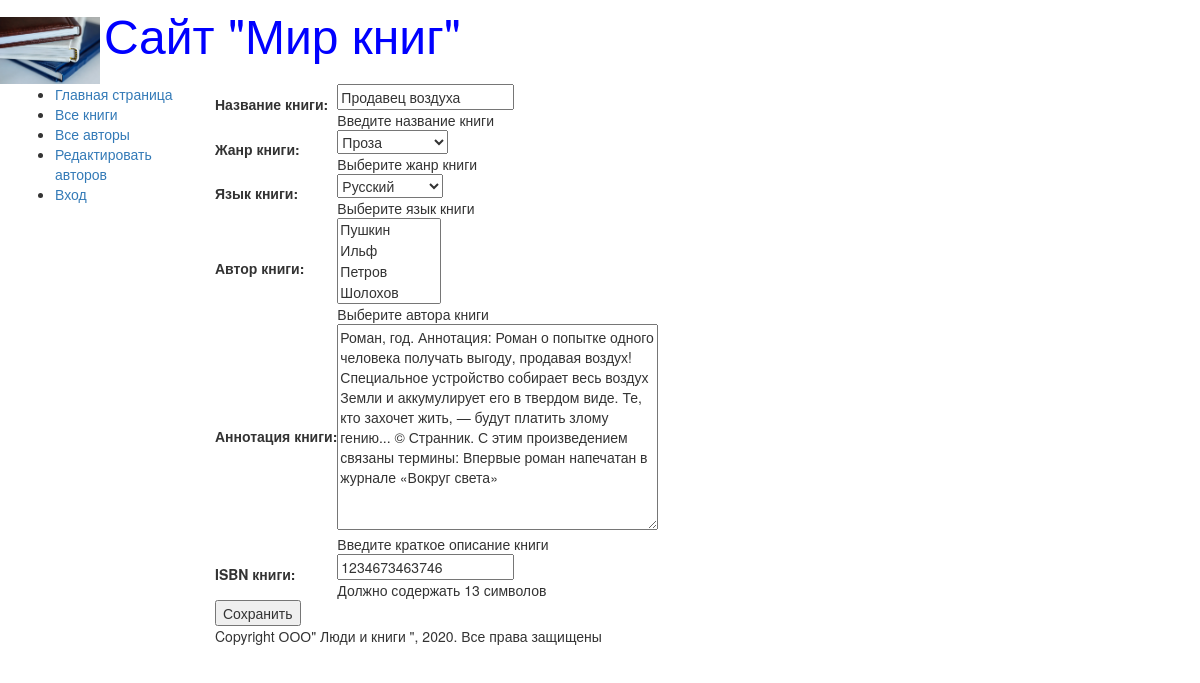
/book/update/1, run on the app's committed database.
### catalog/models.py (models this page shows, shortened)
class Book(models.Model):
    title = models.CharField(max_length=200, help_text='Введите название книги', verbose_name='Название книги')
    genre = models.ForeignKey('Genre', on_delete=models.CASCADE, help_text='Выберите жанр книги', verbose_name='Жанр книги', null=True)
    language = models.ForeignKey('Language', on_delete=models.CASCADE, help_text='Выберите язык книги', verbose_name='Язык книги', null=True)
    author = models.ManyToManyField('Author', help_text='Выберите автора книги', verbose_name='Автор книги')
    summary = models.TextField(max_length=1000, help_text='Введите краткое описание книги', verbose_name='Аннотация книги')
    isbn = models.CharField(max_length=13, help_text='Должно содержать 13 символов', verbose_name='ISBN книги')
    def display_author(self):
        return ', '.join([author.last_name for author in self.author.all()])
    display_author.short_description = 'Авторы'

### catalog/views.py (the view)
# urls.py: url(r'^book/update/(?P<pk>\d+)$', views.BookUpdate.as_view(), name='book_update'),
class BookUpdate(UpdateView):
    model = Book
    fields = '__all__'
    success_url = reverse_lazy('books')

### catalog/models.py (called while the page is built)
    def __str__(self):
        return self.name

    def __str__(self):
        return self.name

    def __str__(self):
        return self.last_name

### catalog/templates/catalog/book_form.html (shortened to what this page needs)
{% extends 'base_generic.html' %}
{% block content %}
<form action="" method="post">
    <table>
        {{form.as_table}}
    </table>
    <input type="submit" value="Сохранить">
</form>
{% endblock %}

### data on the page
Book: title "Продавец воздуха", genre "Проза", language "Русский", summary "Роман, год. Аннотация: Роман о попытке одного человека получать выгоду, продавая воздух! Специальное устройство собирает весь воздух Земли и аккумулирует его в твердом виде. Те, кто захочет жить, — будут платить злому гению... © Странник. С этим произведением связаны термины: Впервые роман напечатан в журнале «Вокруг света»", isbn "1234673463746"
